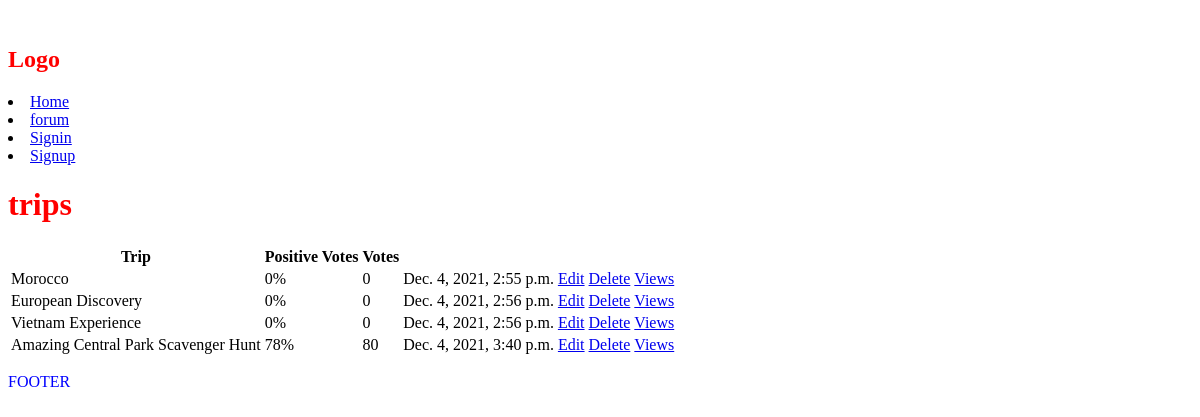
The app's page /, older data.
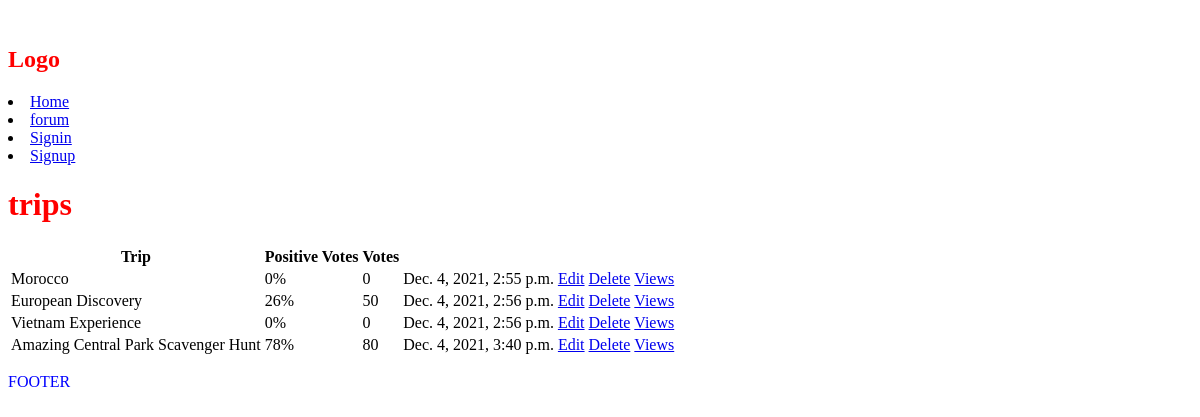
The same page, newer data.
### trips/models.py (models this page shows, shortened)
class Trip(models.Model):
    title = models.CharField(max_length=200)
    description = models.TextField(null=True, blank = True)
    created = models.DateTimeField(auto_now_add=True)
    tags = models.ManyToManyField('Tag', blank=True) #one trip has many tag and vice versa
    vote_total = models.IntegerField(default=0, null=True, blank=True)# all the vote that the trips has
    vote_ration = models.IntegerField(default=0, null=True, blank=True)# the ration betwen negative and positive
    id = models.UUIDField(default=uuid.uuid4, unique=True, primary_key=True,editable=False)

### trips/views.py (the view)
# urls.py: path('', include("trips.urls")),
def trips(request):
    trips = Trip.objects.all()
    context = {'trips': trips}
    return render(request, 'trips/trips.html',context)

### trips/templates/trips/trips.html
{% extends 'main.html' %}
{% block content %}
<h1>trips</h1>
<table>
    <tr>
        <th>Trip</th>
        <th>Positive Votes</th>
        <th>Votes</th>
        <th></th>
        <th></th>
    </tr>
    {% for trip in trips %}
        <tr>
            <td>{{trip.title}}</td>
            <td>{{trip.vote_ration}}%</td>
            <td>{{trip.vote_total}}</td>
            <td>{{trip.created}}</td>
            <td><a href="{% url 'update-trip' trip.id %}">Edit</a></td>
            <td><a href="{% url 'delete-trip' trip.id %}">Delete</a></td>
            <td><a href="{% url 'trip' trip.id %}">Views</a></td>
        </tr>
    {% endfor %}
</table>
<p>FOOTER</p>
{% endblock content %}

Row changes from the older to the newer data that the page shows:
changed Trip "European Discovery": vote_ration "0" → "26"; vote_total "0" → "50"
